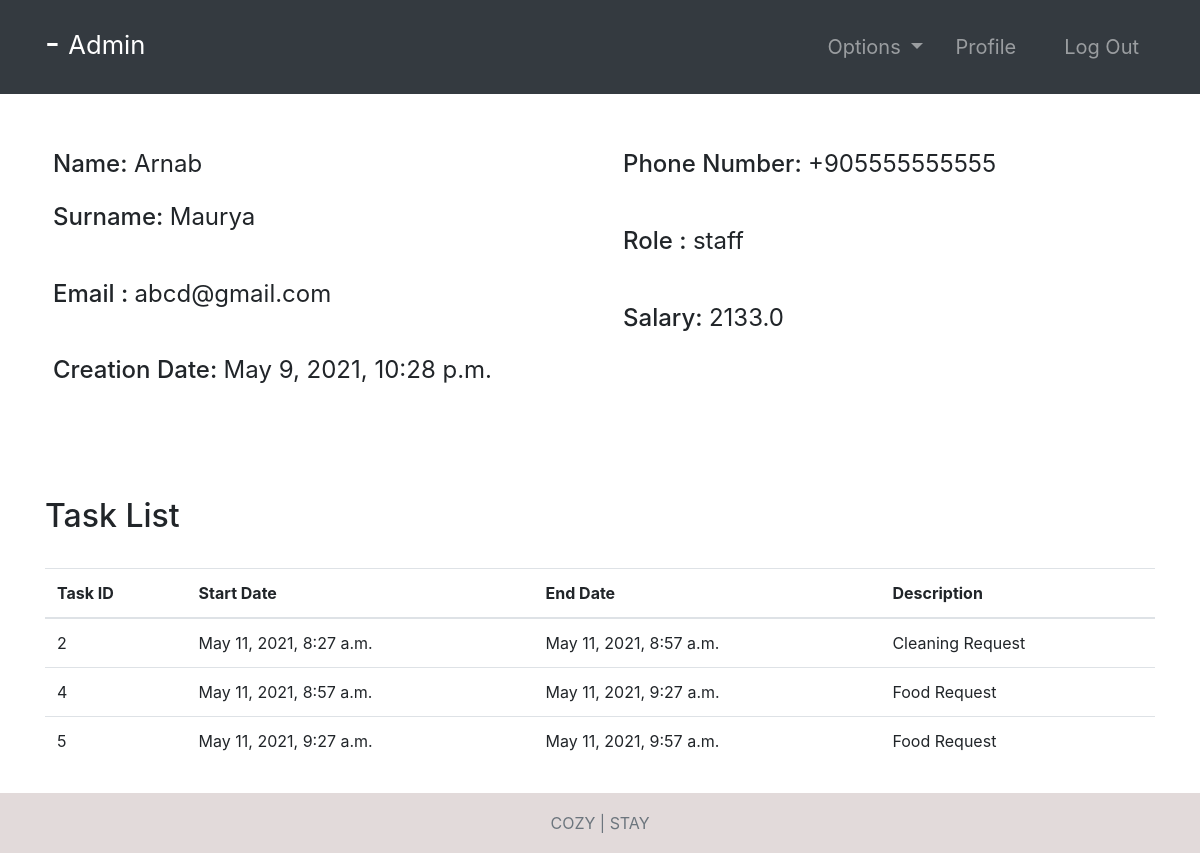
Screenshot of /employee-profile/6/ (signed in) with the database file from the repository.
### accounts/models.py (models this page shows, shortened)
class Employee(models.Model):
    user = models.OneToOneField(User, null=True, on_delete=models.CASCADE)
    phoneNumber = PhoneNumberField(unique=True)
    salary = models.FloatField()

class Task(models.Model):
    employee = models.ForeignKey(
        Employee,   null=True, on_delete=models.CASCADE)
    startTime = models.DateTimeField()
    endTime = models.DateTimeField()
    description = models.TextField()

### accounts/views.py (the view, shortened to what this page needs)
# urls.py: path('employee-profile/<str:pk>/', employee_details, name="employee-profile"),
@login_required(login_url='login')
def employee_details(request, pk):
    role = str(request.user.groups.all()[0])
    path = role + "/"
    tempUser = User.objects.get(id=pk)
    employee = Employee.objects.get(user=tempUser)
    tasks = Task.objects.filter(employee=employee)
    context = {
        "role": role,
        "employee": employee,
        "tasks": tasks
    }
    return render(request, path + "employee-profile.html", context)

### Templates/admin/employee-profile.html
{% extends '../index.html' %}
{% block context %}
{% include '../common_pages/employee-profile.html' %}
{% endblock %}

### Templates/incs/nav.html (shortened to what this page needs)
<nav class="navbar navbar-dark bg-dark navbar-expand-lg py-3 " role="navigation">
    <div class="container">
        <a href="" class="navbar-brand">
            <h2 class="text-capitalize">
                {{ request.user.first_name }} {{ request.user.last_name }} -
                <small>
                    {{ role }}
                </small>
            </h2>
        </a>
        <div class="collapse navbar-collapse" id="navbarTags">
            <ul class="navbar-nav ml-auto">
                <li class="nav-item dropdown p-2">
                    <a class="nav-link dropdown-toggle" href="#" id="navbarDropdown" role="button"
                        data-toggle="dropdown" aria-haspopup="true" aria-expanded="false">
                        Options
                    </a>
                </li>
                <li class="nav-item mr-3 p-2">
                    {% if role == 'staff' or role == 'receptionist' or role == 'admin' or role == 'manager' %}
                    <a href="{% url 'employee-profile' user.id %}" class="nav-link">Profile</a>
                    {% endif %}
                </li>
                <li class="nav-item p-2 ">
                    <a href="{% url 'logout' %}" class="nav-link">Log Out</a>
                </li>
            </ul>
        </div>
    </div>
</nav>

### Templates/common_pages/employee-profile.html (shortened to what this page needs)
<div class="container">
    <form action="" method="POST">
        <div class="row mt-5 clearfix">
            <div class="col-6">
                <div class="p-2 h4">
                    <span>Name:</span>
                    {% if employee.user.id != request.user.id %}
                    <span class="font-weight-normal">{{employee.user.first_name}} </span>
                    {% else %}
                    <input type="text" class="form-control border border-secondary" id="id_first_name"
                        value="{{employee.user.first_name}}" name="first_name">
                    {% endif %}
                </div>
                <div class="p-2 h4">
                    <span>Surname:</span>
                    {% if employee.user.id != request.user.id %}
                    <span class="font-weight-normal"> {{employee.user.last_name}}</span>
                    {% else %}
                    <input type="text" class="form-control border border-secondary" id="id_last_name"
                        value="{{employee.user.last_name}}" name="last_name">
                    {% endif %}
                </div>
                <br>
                <div class="p-2 h4">
                    <span>Email :</span>
                    <span class="font-weight-normal">{{employee.user.email}}</span>
                </div>
                <br>
                <div class="p-2 h4">
                    <span>Creation Date:</span>
                    <span class="font-weight-normal">{{employee.user.date_joined}}</span>
                </div>
            </div>
            <div class="col-6">
                <div class="p-2 h4">
                    <span>Phone Number: </span>
                    {% if employee.user.id != request.user.id %}
                    <span class="font-weight-normal">{{employee.phoneNumber}}</span>
                    {% else %}
                    <input type="text" class="form-control border border-secondary" id="id_phoneNumber"
                        value="{{employee.phoneNumber}}" name="phoneNumber">
                    {% endif %}
                </div>
                <br>
                <div class="p-2 h4">
                    <span>Role :</span>
                    <span class="font-weight-normal">{{employee.user.groups.first}}</span>
                </div>
                <br>
                <div class="p-2 h4">
                    <span>Salary:</span>
                    <span class="font-weight-normal">{{employee.salary}}</span>
                </div>
            </div>
        </div>
        <br>
    </form>
    <br>
    {% if role == 'staff' or request.user != employee.user %}
    <div class="table-responsive my-5">
        <div class="table-header row">
            <div class="col-sm-12 col-md-12 col-lg-4 mb-4">
                <h2>Task List</h2>
            </div>
        </div>
        <table class="table table-hover">
            <thead>
                <tr>
                    <th>Task ID</th>
                    <th>Start Date</th>
                    <th>End Date</th>
                    <th>Description</th>
                </tr>
            </thead>
            <tbody>
                {% for tasks in tasks %}
                <tr>
                    <td>{{tasks.id}}</td>
                    <td>{{tasks.startTime}}</td>
                    <td>{{tasks.endTime}}</td>
                    <td>{{tasks.description}}</td>
                </tr>
                {% endfor %}
            </tbody>
        </table>
    </div>
    {% endif %}
</div>

### static/css/main.css (style rules this page uses)
* { margin: 0; padding: 0; -webkit-font-smoothing: antialiased; }
.clearfix { overflow: auto; }
body { position: relative; }
nav .nav-item { font-size: 20px; }

### rows the page displays
Employee: user.first_name "Arnab", user.last_name "Maurya", user.email "abcd@gmail.com", user.date_joined "May 9, 2021, 10:28 p.m.", phoneNumber "+905555555555", user.groups.first "staff", salary "2133.0"
Task: id "2", startTime "May 11, 2021, 8:27 a.m.", endTime "May 11, 2021, 8:57 a.m.", description "Cleaning Request"
Task: id "4", startTime "May 11, 2021, 8:57 a.m.", endTime "May 11, 2021, 9:27 a.m.", description "Food Request"
Task: id "5", startTime "May 11, 2021, 9:27 a.m.", endTime "May 11, 2021, 9:57 a.m.", description "Food Request"

### other values shown
{{ role }} "Admin"
